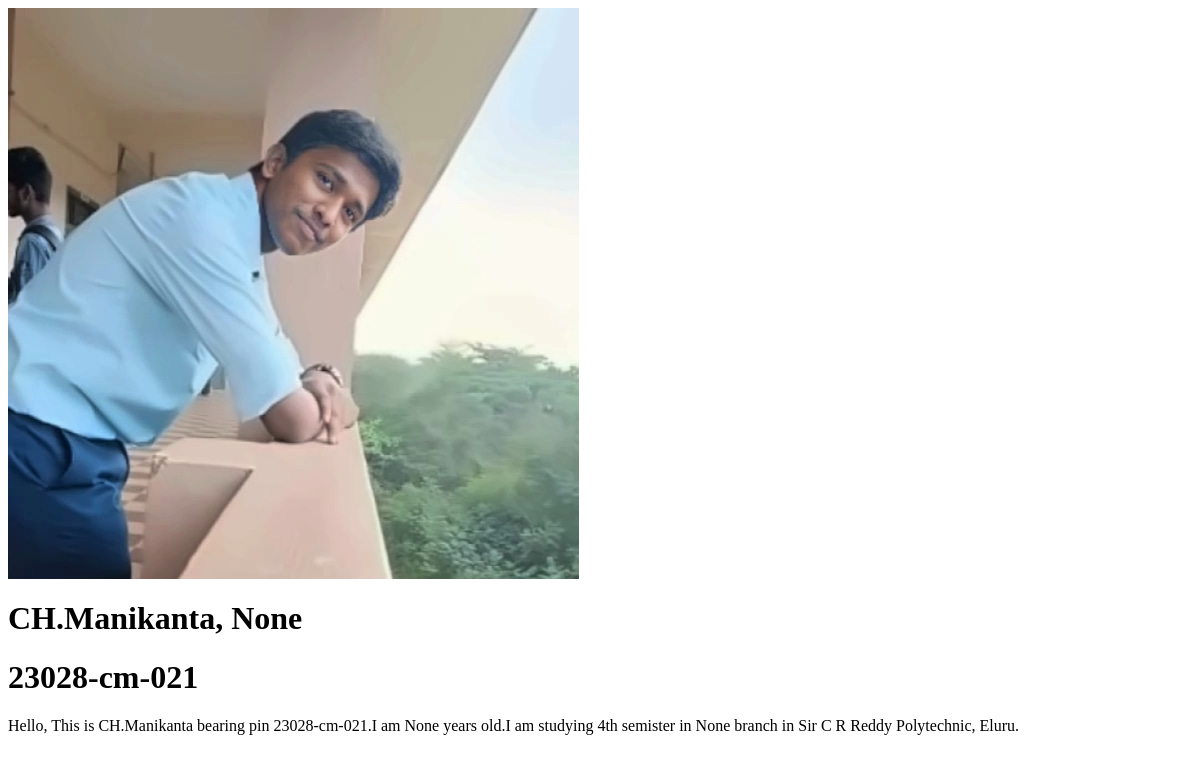
The page /students/23028-cm-021 on the database as committed earlier.
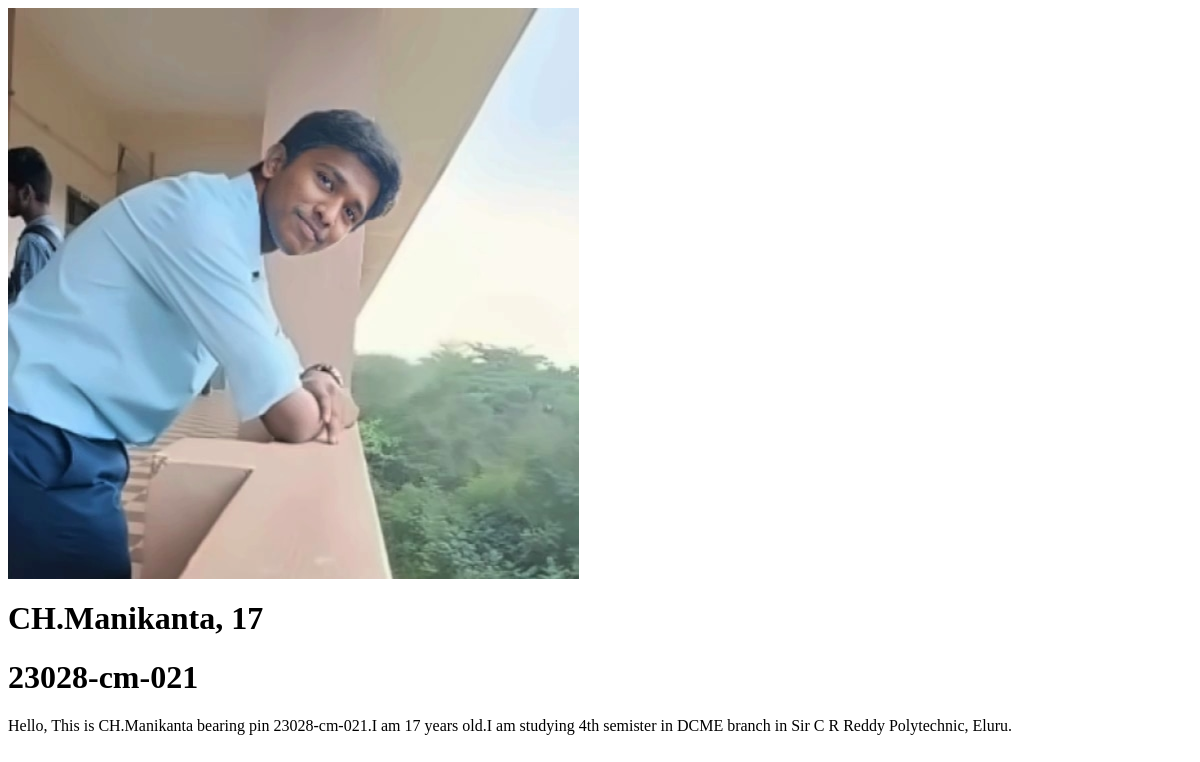
The same page on the database as committed later.
### routes/models.py (models this page shows, shortened)
class Student(models.Model):
    name = models.CharField(max_length=50)
    pin = models.CharField(max_length=13)
    age = models.IntegerField(null=True)
    department = models.CharField(max_length=50, null=True)
    password = models.CharField(max_length=50, null=True, default="111")
    profile_pic = models.ImageField(upload_to='static/', null=True, blank=True)

### routes/views.py (the view)
# urls.py: path("students/<str:pin>", views.student_profile, name="student_profile"),
def student_profile(request, pin):
    return render(request, "profile.html", {"student":Student.objects.get(pin=pin)})

### routes/templates/profile.html (shortened to what this page needs)
<DOCTYPE html>
<html>
    <head>
	</head>
	<body>
		<img src=../static/{{student.pin}}.jpg>
		<h1>{{student.name}}, {{student.age}}</h1>
		<h1>{{student.pin}}</h1>
		<p>Hello, This is {{student.name}} bearing pin {{student.pin}}.I am {{student.age}} years old.I am studying 4th semister in {{student.department}} branch in Sir C R Reddy Polytechnic, Eluru.</p>
	</body>
</html>

Rows that differ between the two databases and show on the page:
changed Student "CH.Manikanta": age "None" → "17"; department "None" → "DCME"
